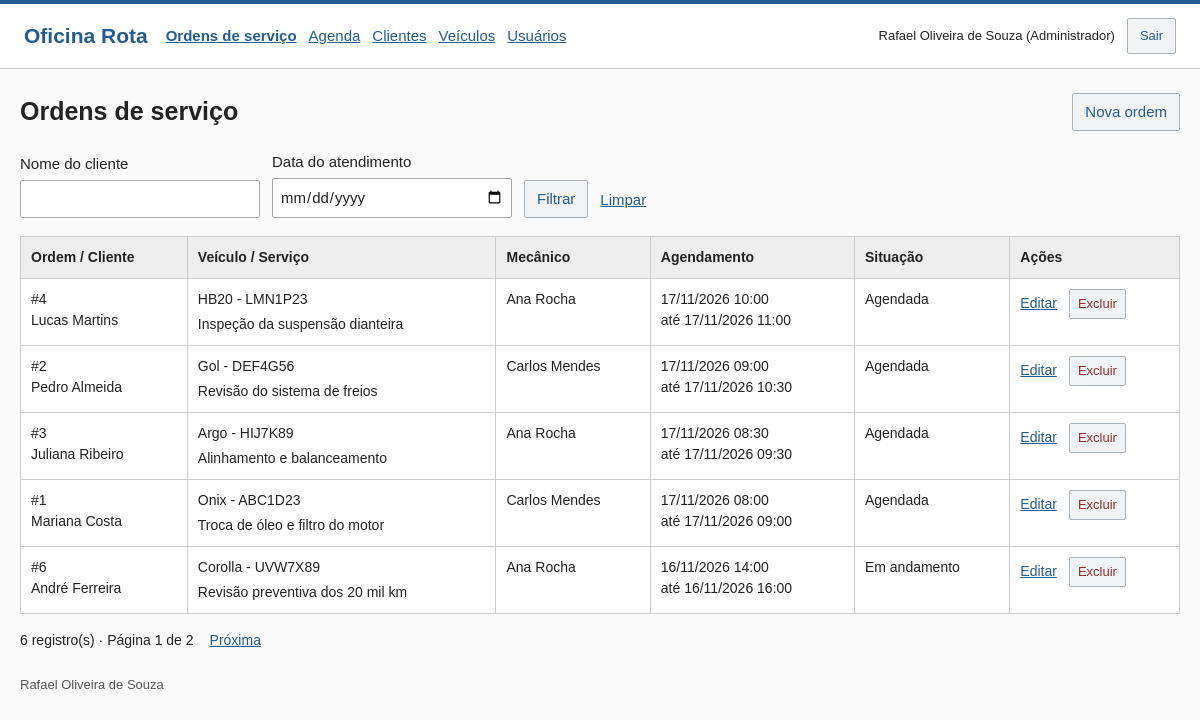
The page /index.php?pagina=ordens (signed in) on the database its author committed.
### tables this page shows
CREATE TABLE usuarios (
    id INT UNSIGNED AUTO_INCREMENT PRIMARY KEY,
    nome VARCHAR(100) NOT NULL,
    email VARCHAR(150) NOT NULL UNIQUE,
    senha VARCHAR(255) NOT NULL,
    perfil ENUM('administrador','mecanico') NOT NULL,
    ativo TINYINT(1) NOT NULL DEFAULT 1,
    criado_em TIMESTAMP NOT NULL DEFAULT CURRENT_TIMESTAMP
);

CREATE TABLE ordens (
    id INT UNSIGNED AUTO_INCREMENT PRIMARY KEY,
    veiculo_id INT UNSIGNED NOT NULL,
    mecanico_id INT UNSIGNED NOT NULL,
    descricao VARCHAR(1000) NOT NULL,
    observacoes TEXT NOT NULL,
    inicio DATETIME NOT NULL,
    fim DATETIME NOT NULL,
    situacao ENUM('agendada','em_andamento','concluida','cancelada') NOT NULL DEFAULT 'agendada',
    criado_em TIMESTAMP NOT NULL DEFAULT CURRENT_TIMESTAMP,
    atualizado_em TIMESTAMP NOT NULL DEFAULT CURRENT_TIMESTAMP,
    FOREIGN KEY (veiculo_id) REFERENCES veiculos(id) ON DELETE RESTRICT,
    FOREIGN KEY (mecanico_id) REFERENCES usuarios(id) ON DELETE RESTRICT,
    INDEX agenda_mecanico (mecanico_id, inicio, fim),
    INDEX data_atendimento (inicio),
    CONSTRAINT chk_ordens_periodo CHECK (fim > inicio)
);

CREATE TABLE clientes (
    id INT UNSIGNED AUTO_INCREMENT PRIMARY KEY,
    nome VARCHAR(100) NOT NULL,
    telefone VARCHAR(20) NOT NULL,
    email VARCHAR(150) NOT NULL DEFAULT ''
);

CREATE TABLE veiculos (
    id INT UNSIGNED AUTO_INCREMENT PRIMARY KEY,
    cliente_id INT UNSIGNED NOT NULL,
    placa VARCHAR(7) NOT NULL UNIQUE,
    marca VARCHAR(50) NOT NULL,
    modelo VARCHAR(80) NOT NULL,
    ano SMALLINT UNSIGNED NOT NULL,
    FOREIGN KEY (cliente_id) REFERENCES clientes(id) ON DELETE RESTRICT
);

### app/controllers/SistemaController.php (called while the page is built, shortened)
<?php
$pagina = texto($_GET, 'pagina', $usuario ? 'ordens' : 'login');
$editando = false;
$busca = texto($_GET, 'busca');
$data = texto($_GET, 'data', $pagina === 'agenda' ? date('Y-m-d') : '');
$isAdmin = $usuario && $usuario['perfil'] === 'administrador';
try {
    if (in_array($pagina, ['clientes', 'veiculos', 'ordens'], true) && $usuario) {
        $id = (int) texto($_GET, 'editar');
        $novo = texto($_GET, 'novo') === '1';
        $editando = $id > 0 || $novo || ($_SERVER['REQUEST_METHOD'] === 'POST' && in_array(texto($_POST, 'acao'), ['salvar_cadastro', 'salvar_ordem'], true));
    }
    if ($usuario && in_array($pagina, ['ordens', 'clientes', 'veiculos', 'agenda'], true)) {
        $lista = $oficina->listar($pagina === 'agenda' ? 'ordens' : $pagina, $usuario, $busca, $data, max(1, (int) texto($_GET, 'p', '1')), $pagina === 'agenda');
    }
} catch (RegraException $e) {
    http_response_code($e->status);
    $erro = $e->getMessage();
    $editando = false;
    if ($e->status === 403 || $e->status === 404) {
        $pagina = 'erro';
    }
} catch (PDOException $e) {
    error_log($e->getMessage());
    http_response_code(500);
    $erro = 'Não foi possível consultar os registros.';
    $pagina = 'erro';
}
$titulos = ['ordens' => 'Ordens de serviço', 'clientes' => 'Clientes', 'veiculos' => 'Veículos', 'agenda' => 'Agenda', 'usuarios' => 'Usuários', 'erro' => 'Acesso indisponível', 'login' => 'Login'];
$titulo = $titulos[$pagina] ?? 'Página não encontrada';
require dirname(__DIR__) . '/views/layout.php';

### public/index.php (called while the page is built, shortened)
<?php
require dirname(__DIR__) . '/app/bootstrap.php';
require dirname(__DIR__) . '/app/controllers/SistemaController.php';

### app/models/Oficina.php (called while the page is built, shortened)
<?php
class Oficina
{
    public function consulta(string $sql, array $params = []): PDOStatement
    {
        $stmt = $this->db->prepare($sql);
        $stmt->execute($params);
        return $stmt;
    }
    public function um(string $sql, array $params = []): ?array
    {
        return $this->consulta($sql, $params)->fetch() ?: null;
    }
    public function todos(string $sql, array $params = []): array
    {
        return $this->consulta($sql, $params)->fetchAll();
    }
    public function contar(string $sql, array $params = []): int
    {
        return (int) $this->consulta($sql, $params)->fetchColumn();
    }
    public function listar(string $tipo, array $usuario, string $busca, string $data, int $pagina, bool $agenda = false): array
    {
        $params = [];
        $where = ['1 = 1'];
        $pessoal = $usuario['perfil'] === 'mecanico';
        if ($tipo === 'ordens') {
            $from = 'ordens o JOIN veiculos v ON v.id = o.veiculo_id JOIN clientes c ON c.id = v.cliente_id JOIN usuarios u ON u.id = o.mecanico_id';
            $campos = 'o.*, c.nome AS cliente, v.placa, v.modelo, u.nome AS mecanico';
            $ordem = $agenda ? 'o.inicio ASC, o.id ASC' : 'o.inicio DESC, o.id DESC';
        }
        $filtro = implode(' AND ', $where);
        $total = $this->contar("SELECT COUNT(*) FROM $from WHERE $filtro", $params);
        $pagina = max(1, min($pagina, max(1, (int) ceil($total / 5))));
        $offset = ($pagina - 1) * 5;
        $itens = $this->todos("SELECT $campos FROM $from WHERE $filtro ORDER BY $ordem LIMIT 5 OFFSET $offset", $params);
        return compact('itens', 'total', 'pagina');
    }
}

### app/bootstrap.php (called while the page is built, shortened)
<?php
$config = require dirname(__DIR__) . '/config/banco.php';
require __DIR__ . '/Suporte.php';
require __DIR__ . '/models/Oficina.php';
try {
    $pdo = new PDO("mysql:host={$config['host']};port={$config['porta']};dbname={$config['nome']};charset=utf8mb4", $config['usuario'], $config['senha'], [PDO::ATTR_ERRMODE => PDO::ERRMODE_EXCEPTION, PDO::ATTR_DEFAULT_FETCH_MODE => PDO::FETCH_ASSOC, PDO::ATTR_EMULATE_PREPARES => false]);
    $pdo->exec("SET time_zone = '-03:00'");
    $oficina = new Oficina($pdo);
} catch (PDOException $e) {
    error_log($e->getMessage());
    http_response_code(503);
    exit('Não foi possível conectar ao banco. Confira a senha em config/local.php, a conexão com o MySQL Server e a importação pelo Workbench descrita no README.');
}
if (isset($_SESSION['usuario_id'])) {
    $usuario = $oficina->um('SELECT id, nome, email, perfil FROM usuarios WHERE id = ? AND ativo = 1', [$_SESSION['usuario_id']]);
}

### app/views/listagem.php (the view, shortened to what this page needs)
<?php
$ordens = in_array($pagina, ['ordens', 'agenda'], true);
$destino = $ordens ? 'ordens' : $pagina;
?>
<section class="secao">
    <form method="get" action="index.php" class="filtros">
        <label><?= $ordens ? 'Nome do cliente' : 'Buscar' ?>
            <input name="busca" type="search" maxlength="100" value="<?= e($busca) ?>">
        </label>
        <?php if ($ordens): ?>
            <label>Data do atendimento
                <input type="date" name="data" value="<?= e($data) ?>" <?= $pagina === 'agenda' ? 'required' : '' ?>>
            </label>
        <?php endif; ?>
        <button type="submit">Filtrar</button>
        <a href="<?= e(url($pagina)) ?>">Limpar</a>
    </form>
    <div class="tabela-wrap">
        <table>
            <thead>
                <tr>
                    <?php if ($ordens): ?>
                        <th>Ordem / Cliente</th>
                        <th>Veículo / Serviço</th>
                        <th>Mecânico</th>
                        <th>Agendamento</th>
                        <th>Situação</th>
                        <th>Ações</th>
                    <?php endif; ?>
                </tr>
            </thead>
            <tbody>
                <?php foreach ($lista['itens'] as $item): ?>
                    <tr>
                        <?php if ($ordens): ?>
                            <td><span class="numero">#<?= e($item['id']) ?></span><?= e($item['cliente']) ?></td>
                            <td><?= e($item['modelo']) ?> - <?= e($item['placa']) ?><span class="descricao"><?= e($item['descricao']) ?></span></td>
                            <td><?= e($item['mecanico']) ?></td>
                            <td class="horario"><?= e(dataBr($item['inicio'])) ?><br>até <?= e(dataBr($item['fim'])) ?></td>
                            <td><?= e(situacoes()[$item['situacao']]) ?></td>
                        <?php elseif ($pagina === 'clientes'): ?>
                            <td><?= e($item['nome']) ?></td>
                            <td><?= e($item['telefone']) ?></td>
                            <td><?= e($item['email'] ?: 'Não informado') ?></td>
                        <?php endif; ?>
                        <?php if ($isAdmin || $ordens): ?>
                            <td>
                                <div class="acoes">
                                    <a href="<?= e(url($destino, ['editar' => $item['id']])) ?>"><?= $isAdmin ? 'Editar' : 'Atualizar' ?></a>
                                    <?php if ($isAdmin): ?>
                                        <form method="post" action="<?= e(url($destino)) ?>" data-confirmar="Excluir este registro?">
                                            <button type="submit" class="excluir">Excluir</button>
                                        </form>
                                    <?php endif; ?>
                                </div>
                            </td>
                        <?php endif; ?>
                    </tr>
                <?php endforeach; ?>
            </tbody>
        </table>
    </div>
    <?php paginar($pagina, $lista['total'], $lista['pagina'], ['busca' => $busca, 'data' => $data]); ?>
</section>

### app/views/layout.php (shortened to what this page needs)
<?php
$menu = ['ordens' => 'Ordens de serviço', 'agenda' => 'Agenda', 'clientes' => 'Clientes', 'veiculos' => 'Veículos'];
if ($isAdmin) {
    $menu['usuarios'] = 'Usuários';
}
$novos = ['ordens' => 'Nova ordem', 'clientes' => 'Novo cliente', 'veiculos' => 'Novo veículo'];
?>
<!DOCTYPE html>
<html lang="pt-BR">
<head>
    <link rel="stylesheet" href="assets/estilo.css">
</head>
<body>
    <header class="barra">
        <a class="marca" href="index.php">Oficina Rota</a>
        <?php if ($usuario): ?>
            <nav class="menu" aria-label="Principal">
                <?php foreach ($menu as $rota => $nome): ?>
                    <a href="<?= e(url($rota)) ?>" <?= $pagina === $rota ? 'aria-current="page"' : '' ?>><?= e($nome) ?></a>
                <?php endforeach; ?>
            </nav>
            <div class="conta">
                <span><?= e($usuario['nome']) ?> (<?= $isAdmin ? 'Administrador' : 'Mecânico' ?>)</span>
                <form action="<?= e(url('ordens')) ?>" method="post">
                    <button type="submit">Sair</button>
                </form>
            </div>
        <?php endif; ?>
    </header>
    <main class="conteudo <?= $pagina === 'login' ? 'login' : '' ?>">
        <div class="cabecalho">
            <h1><?= e($titulo) ?></h1>
            <?php if ($isAdmin && isset($novos[$pagina]) && !$editando): ?>
                <a class="botao" href="<?= e(url($pagina, ['novo' => 1])) ?>"><?= e($novos[$pagina]) ?></a>
            <?php endif; ?>
        </div>
        <?php if ($pagina === 'login'): ?>
            <form method="post" action="<?= e(url('login')) ?>" class="formulario">
                <?= csrf() ?>
                <input type="hidden" name="acao" value="login">
                <?php campo('E-mail', 'email', $dados, 'email', 'required maxlength="150" autocomplete="username"'); ?>
                <label>Senha
                    <input name="senha" type="password" required maxlength="72" autocomplete="current-password">
                </label>
                <div><button type="submit">Entrar</button></div>
            </form>
        <?php else: ?>
            <?php
            if ($editando) {
                require __DIR__ . '/formulario.php';
            } elseif ($pagina === 'usuarios') {
                require __DIR__ . '/usuarios.php';
            } elseif ($pagina !== 'erro') {
                require __DIR__ . '/listagem.php';
            }
            ?>
        <?php endif; ?>
    </main>
    <footer>Rafael Oliveira de Souza</footer>
</body>
</html>

### app/Suporte.php (shortened to what this page needs)
<?php
function texto(array $dados, string $chave, string $padrao = ''): string
{
    return isset($dados[$chave]) && is_scalar($dados[$chave]) ? trim((string) $dados[$chave]) : $padrao;
}
function e(mixed $valor): string
{
    return htmlspecialchars(is_scalar($valor) ? (string) $valor : '', ENT_QUOTES, 'UTF-8');
}
function url(string $pagina, array $params = []): string
{
    return 'index.php?' . http_build_query(['pagina' => $pagina] + $params);
}
function dataBr(string $data): string
{
    return date('d/m/Y H:i', strtotime($data));
}
function situacoes(): array
{
    return ['agendada' => 'Agendada', 'em_andamento' => 'Em andamento', 'concluida' => 'Concluída', 'cancelada' => 'Cancelada'];
}
function paginar(string $pagina, int $total, int $paginaAtual, array $filtros): void
{
    $paginas = max(1, (int) ceil($total / 5));
    echo '<nav class="paginacao" aria-label="Paginação"><span>' . $total . ' registro(s) · Página ' . $paginaAtual . ' de ' . $paginas . '</span>';
    if ($paginaAtual < $paginas) {
        echo '<a href="' . e(url($pagina, $filtros + ['p' => $paginaAtual + 1])) . '">Próxima</a>';
    }
    echo '</nav>';
}

### public/assets/estilo.css (style rules this page uses)
* { box-sizing: border-box; }
:root { --cor: #245b91; }
body { margin: 0; background: #fafafa; color: #222; font: 15px/1.5 Arial, sans-serif; }
a { color: var(--cor); }
button, input, select, textarea { font: inherit; }
button, .botao { display: inline-block; padding: 7px 12px; border: 1px solid #aab3bb; border-radius: 2px; background: #f1f3f5; color: var(--cor); text-decoration: none; cursor: pointer; }
.barra { display: flex; align-items: center; flex-wrap: wrap; gap: 18px; padding: 14px 24px; background: #ffffff; border-top: 4px solid var(--cor); border-bottom: 1px solid #ccc; }
.marca { font-size: 21px; font-weight: bold; text-decoration: none; }
.menu, .conta, .acoes, .acoes-form { display: flex; align-items: center; flex-wrap: wrap; gap: 12px; }
.menu a[aria-current] { font-weight: bold; }
.conta { margin-left: auto; font-size: 13px; }
.conteudo, footer { max-width: 1200px; margin: 24px auto; padding: 0 20px; }
.cabecalho, .secao-titulo { display: flex; align-items: center; justify-content: space-between; flex-wrap: wrap; gap: 12px; margin-bottom: 18px; }
h1 { margin: 0; font-size: 25px; }
.secao, .historico { margin: 20px 0; }
label { display: block; }
input, select, textarea { display: block; width: 100%; min-height: 37px; margin-top: 4px; padding: 7px; border: 1px solid #aaa; border-radius: 2px; background: white; color: #222; }
.filtros { display: flex; align-items: end; flex-wrap: wrap; gap: 12px; margin-bottom: 18px; }
.filtros label { width: 240px; }
.filtros a { padding: 7px 0; }
.tabela-wrap { overflow-x: auto; }
table { width: 100%; min-width: 700px; border-collapse: collapse; background: white; text-align: left; font-size: 14px; }
th, td { padding: 10px; border: 1px solid #ccc; vertical-align: top; }
th { background: #eee; }
.numero, .descricao { display: block; }
.descricao { max-width: 260px; margin-top: 4px; overflow-wrap: anywhere; }
.horario { white-space: nowrap; }
.excluir { color: #912d2d; padding: 4px 8px; font-size: 13px; }
.paginacao { display: flex; flex-wrap: wrap; gap: 16px; margin-top: 16px; font-size: 14px; }
.ajuda, footer { color: #555; font-size: 13px; }

### rows shown on the page
usuarios: nome "Rafael Oliveira de Souza"
ordens: id "4", clientes.nome "Lucas Martins", veiculo.modelo "HB20", veiculo.placa "LMN1P23", descricao "Inspeção da suspensão dianteira", mecanico.nome "Ana Rocha", inicio "17/11/2026 10:00", fim "17/11/2026 11:00", situacao "Agendada"
ordens: id "2", clientes.nome "Pedro Almeida", veiculo.modelo "Gol", veiculo.placa "DEF4G56", descricao "Revisão do sistema de freios", mecanico.nome "Carlos Mendes", inicio "17/11/2026 09:00", fim "17/11/2026 10:30", situacao "Agendada"
ordens: id "3", clientes.nome "Juliana Ribeiro", veiculo.modelo "Argo", veiculo.placa "HIJ7K89", descricao "Alinhamento e balanceamento", mecanico.nome "Ana Rocha", inicio "17/11/2026 08:30", fim "17/11/2026 09:30", situacao "Agendada"
ordens: id "1", clientes.nome "Mariana Costa", veiculo.modelo "Onix", veiculo.placa "ABC1D23", descricao "Troca de óleo e filtro do motor", mecanico.nome "Carlos Mendes", inicio "17/11/2026 08:00", fim "17/11/2026 09:00", situacao "Agendada"
ordens: id "6", clientes.nome "André Ferreira", veiculo.modelo "Corolla", veiculo.placa "UVW7X89", descricao "Revisão preventiva dos 20 mil km", mecanico.nome "Ana Rocha", inicio "16/11/2026 14:00", fim "16/11/2026 16:00", situacao "Em andamento", id "2"

### other values the page prints
$nome "Ordens de serviço"
$nome "Agenda"
$nome "Clientes"
$nome "Veículos"
$nome "Usuários"
$titulo "Ordens de serviço"
$novos[$pagina] "Nova ordem"
$paginaAtual "1"
